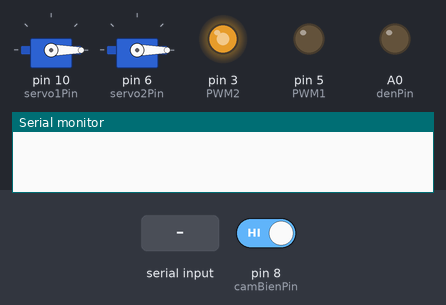
Recording of a sketch running on a simulated Arduino Uno, built with avr-gcc and run on an emulated ATmega328P. Parts: 2 × servo, output pins drawn as LEDs (lit = HIGH), the last lines printed to the serial monitor. The test bench sets the inputs (shaded band); at power-on: pin 8 (camBienPin) HIGH.

Above: at 1.2 s.
1.3 s: pin 8 (camBienPin) driven LOW
At 1.8 s:
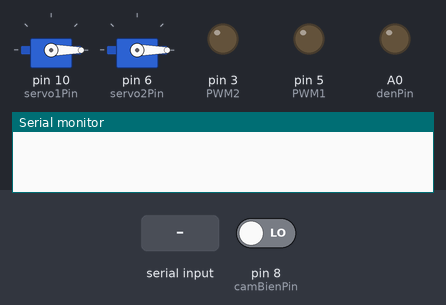
2.8 s: "1@" received over Serial
At 4.2 s:
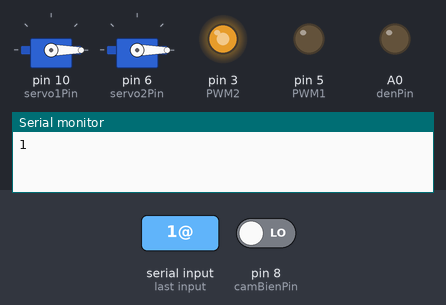
Timing chart, 0 to 14.3 s (numbered marks = the images above; inputs shaded):
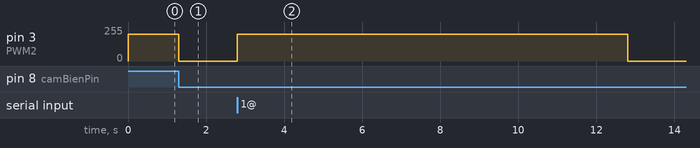

Measured:
- after the input at 1.3 s, pin 3 (PWM2): 200/255 → 0/255 at once
- after the input at 2.8 s, pin 3 (PWM2): 0/255 → 200/255 at once, → 0/255 10.0 s later

The sketch:

demo_qr_code.ino
```cpp
#include <Servo.h>  //khai báo thư viện servo


//Khai báo 2 servo sử dụng là servo 1 và servo 2
Servo servo1;
Servo servo2;


String readString;

//khai bao bien

const int PWM1 = 5;
const int PWM2 = 3;


#define denPin A0
#define camBienPin 8
//servo goc
int sv1AngleFirst = 0;
int sv2AngleFirst = 0;


//khai báo chân servo
int servo1Pin = 10;
int servo2Pin = 6;


//định nghĩa function servo init
void servoInit();

void setup() {
  servoInit();
  pinMode(denPin, OUTPUT); //khai báo đầu ra cho đèn
  pinMode(camBienPin, INPUT);//khai báo đầu vào cho cảm biến
  Serial.begin(9600);


//cho băng tải chạy khi bật nguồn
  analogWrite(PWM1, 0);
  analogWrite(PWM2, 200);
}

void loop()
{
  if(digitalRead(camBienPin) == LOW)//gặp cảm biến
  {
      //cho dừng băng tải
      analogWrite(PWM1, 0);
      analogWrite(PWM2, 0);

      //chờ nhận đọc được dữ liệu từ camera
      while(!Serial.available()) {}
      while (Serial.available())
      {
        if (Serial.available() >0) //nhận được
        {
          //cho băng tải chạy khi nhận được dữ liệu qr code
          analogWrite(PWM1, 0);
          analogWrite(PWM2, 200);

          String c = Serial.readStringUntil('@');
          Serial.println(c);

          if(c == "Sản phẩm 01")
          {
            digitalWrite(13, LOW);
            servo1.write(50);   //gat servo 1
            servo2.write(0);
            delay(10000);  //đợi phân loại xong
            servo1.write(0);   //thu tay gạt về
            servo2.write(0);
          }

          else if(c == "Sản phẩm 02")
          {
            digitalWrite(A0, HIGH);
            servo1.write(0);
            servo2.write(50);    //gat servo 2
            delay(10000); //đợi phân loại xong
            servo1.write(0);   //thu tay gạt về
            servo2.write(0);
          }
          else
          {
            //ko gạt servo
            servo1.write(0);
            servo2.write(0);
            delay(10000);//đợi phân loại xong
          }
        }
      }
  }
}

//function
//servo init
void servoInit()
{
  //servo 1 init
  servo1.attach(servo1Pin);
  servo1.write(sv1AngleFirst);
  //servo 2 init
  servo2.attach(servo2Pin);
  servo2.write(sv2AngleFirst);
}
```
